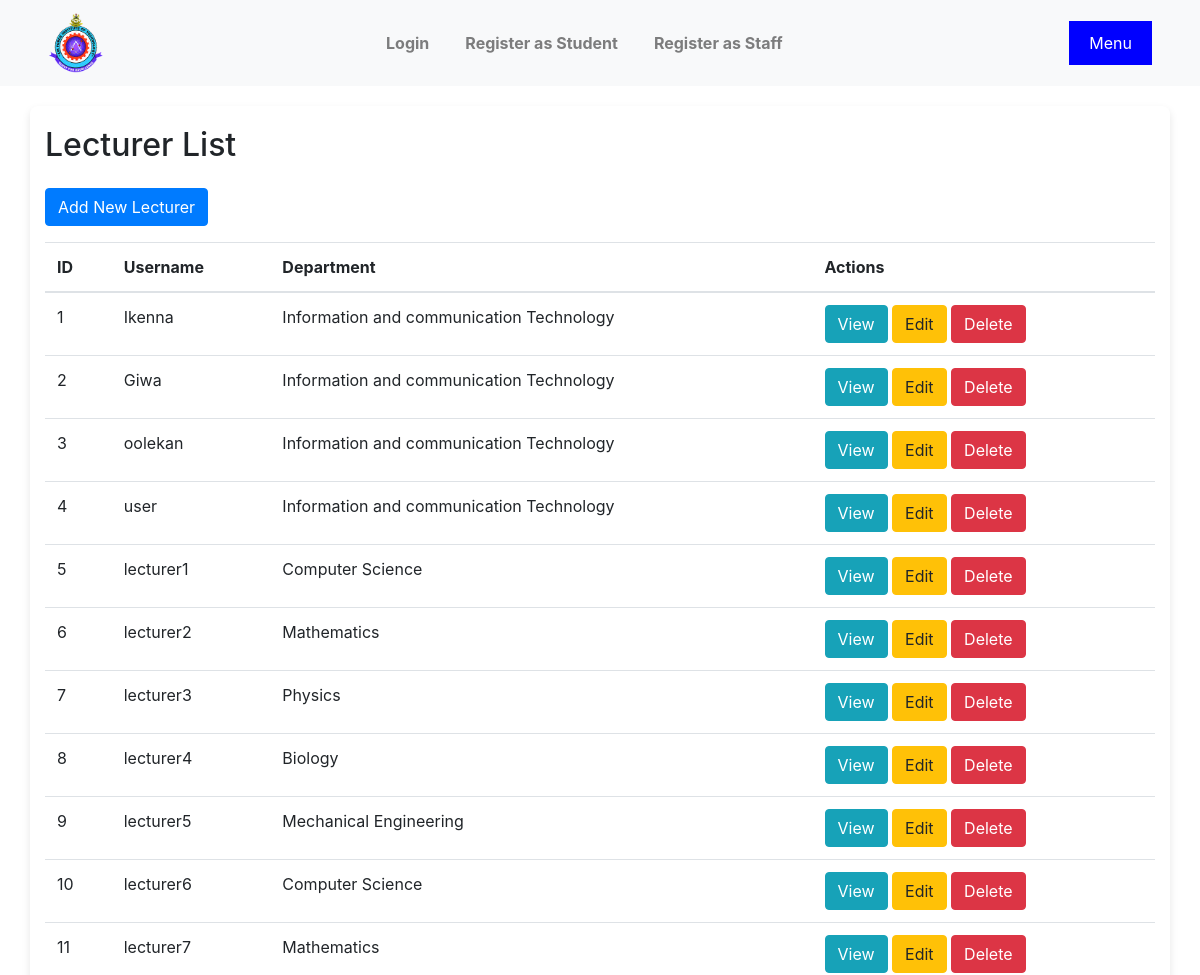
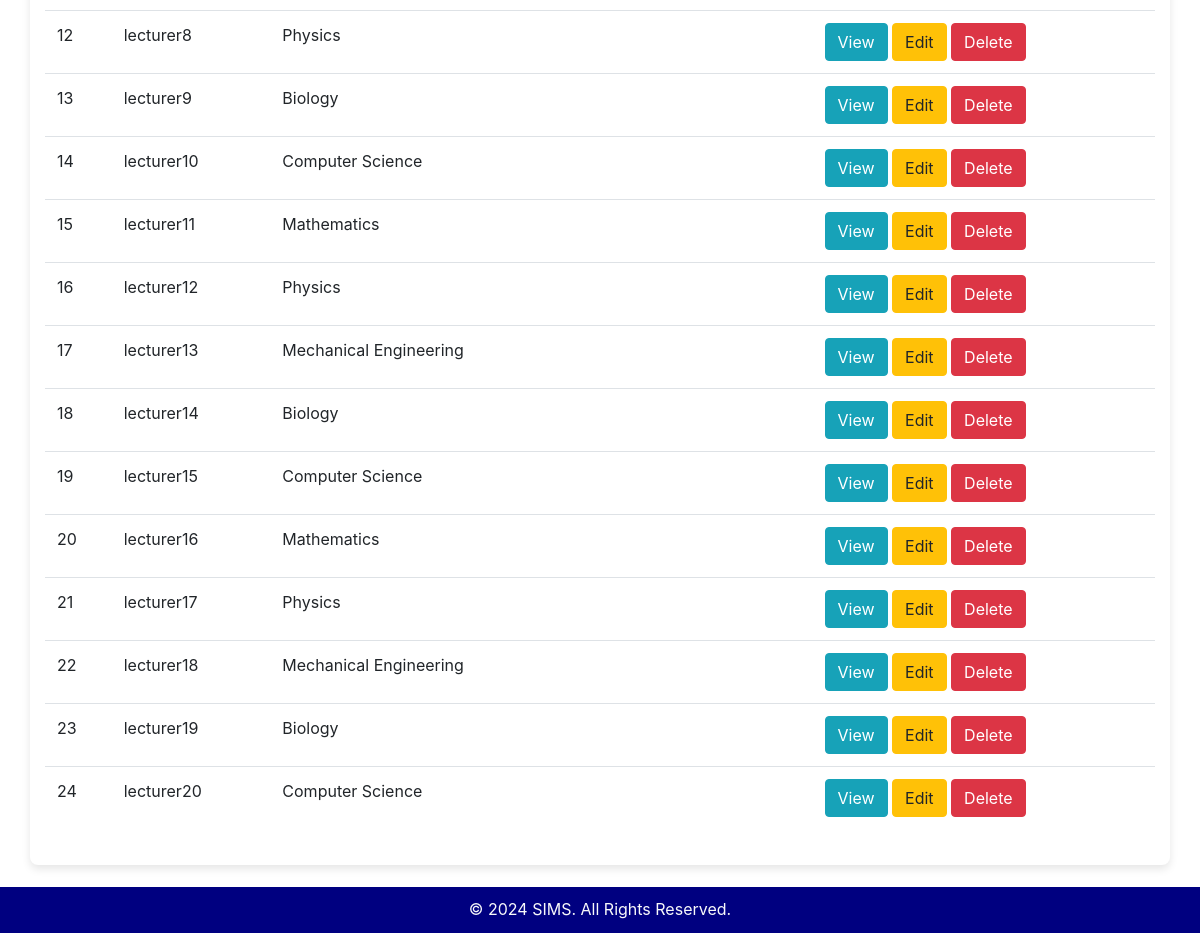
Page /lecturers/ on the committed database (2 pictures, top to bottom).
### ims/models.py (models this page shows, shortened)
class Lecturer(models.Model):
    user = models.OneToOneField(User, on_delete=models.CASCADE)
    department = models.ForeignKey(Department, on_delete=models.CASCADE)
    courses_taught = models.ManyToManyField('Course', related_name='lecturers')
    approved = models.BooleanField(default=False)

class Department(models.Model):
    name = models.CharField(max_length=250)
    def __str__(self):
        return self.name

### users/models.py (models this page shows, shortened)
class CustomUser(AbstractUser):
    ROLE_CHOICES = [
        ('ADMIN', 'Admin'),
        ('STUDENT', 'Student'),
        ('LECTURER', 'Lecturer'),
        ('CLINIC_STAFF', 'Clinic Staff'),
    ]
    role = models.CharField(max_length=20, choices=ROLE_CHOICES)
    Approved = models.BooleanField(default=True)
    objects = CustomUserManager()

### ims/views.py (the view)
# urls.py: path('lecturers/', views.LecturerListView.as_view(), name='lecturer_list'),
class LecturerListView(ListView):
    model = Lecturer
    context_object_name = 'lecturers'
    template_name = 'lecturers/lecturer_list.html'

### templates/lecturers/lecturer_list.html (shortened to what this page needs)
{% extends 'base.html' %}
{% block content %}
    <h2>Lecturer List</h2>
    <a href="{% url 'lecturer_create' %}" class="btn btn-primary my-3">Add New Lecturer</a>
    <table class="table">
        <thead>
            <tr>
                <th>ID</th>
                <th>Username</th>
                <th>Department</th>
                <th>Actions</th>
            </tr>
        </thead>
        <tbody>
            {% for lecturer in lecturers %}
                <tr>
                    <td>{{ lecturer.id }}</td>
                    <td>{{ lecturer.user.username }}</td>
                    <td>{{ lecturer.department }}</td>
                    <td>
                        <a href="{% url 'lecturer_detail' lecturer.id %}" class="btn btn-info">View</a>
                        <a href="{% url 'lecturer_update' lecturer.id %}" class="btn btn-warning">Edit</a>
                        <a href="{% url 'lecturer_delete' lecturer.id %}" class="btn btn-danger">Delete</a>
                    </td>
                </tr>
            {% endfor %}
        </tbody>
    </table>
{% endblock %}

### ims/static/css/style.css (style rules this page uses)
body { font-family: 'Arial', sans-serif; margin: 0; padding: 0; background-color: #f5f5f5; color: #333; }

### rows in the picture
Lecturer: id "1", user.username "Ikenna", department "Information and communication Technology"
Lecturer: id "2", user.username "Giwa", department "Information and communication Technology"
Lecturer: id "3", user.username "oolekan", department "Information and communication Technology"
Lecturer: id "4", user.username "user", department "Information and communication Technology"
Lecturer: id "5", user.username "lecturer1", department "Computer Science"
Lecturer: id "6", user.username "lecturer2", department "Mathematics"
Lecturer: id "7", user.username "lecturer3", department "Physics"
Lecturer: id "8", user.username "lecturer4", department "Biology"
Lecturer: id "9", user.username "lecturer5", department "Mechanical Engineering"
Lecturer: id "10", user.username "lecturer6", department "Computer Science"
Lecturer: id "11", user.username "lecturer7", department "Mathematics"
Lecturer: id "12", user.username "lecturer8", department "Physics"
Lecturer: id "13", user.username "lecturer9", department "Biology"
Lecturer: id "14", user.username "lecturer10", department "Computer Science"
Lecturer: id "15", user.username "lecturer11", department "Mathematics"
Lecturer: id "16", user.username "lecturer12", department "Physics"
Lecturer: id "17", user.username "lecturer13", department "Mechanical Engineering"
Lecturer: id "18", user.username "lecturer14", department "Biology"
Lecturer: id "19", user.username "lecturer15", department "Computer Science"
Lecturer: id "20", user.username "lecturer16", department "Mathematics"
Lecturer: id "21", user.username "lecturer17", department "Physics"
Lecturer: id "22", user.username "lecturer18", department "Mechanical Engineering"
Lecturer: id "23", user.username "lecturer19", department "Biology"
Lecturer: id "24", user.username "lecturer20", department "Computer Science"
